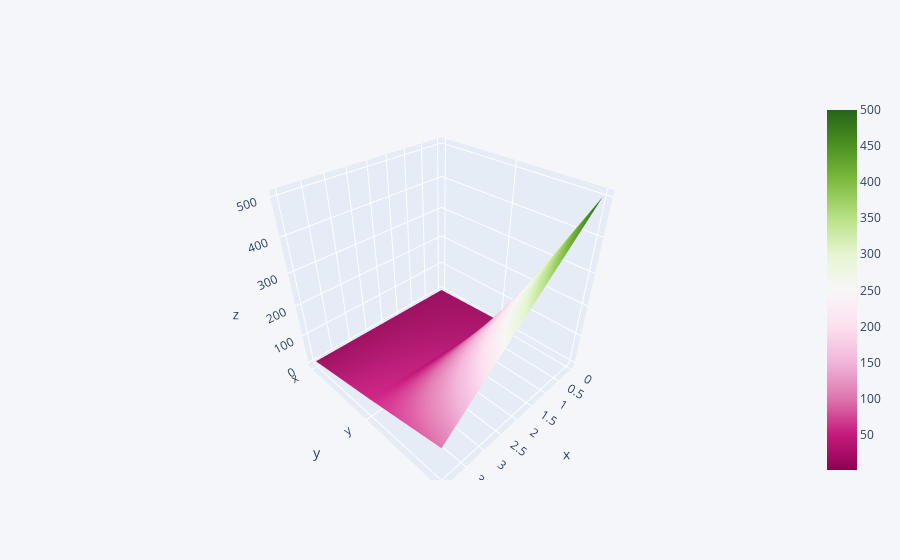

Notebook code for this chart:
### Code cell
df3.iplot(kind="surface",colorscale="piyg")

### Figure 1 — Plotly figure (JSON) as saved in the notebook; plotly's stock layout.template omitted (floating-point values rounded to 4 significant figures)
{"data": [{"colorscale": [[0, "rgb(142,1,82)"], [0.1, "rgb(197,27,125)"], [0.2, "rgb(222,119,174)"], [0.3, "rgb(241,182,218)"], [0.4, "rgb(253,224,239)"], [0.5, "rgb(247,247,247)"], [0.6, "rgb(230,245,208)"], [0.7, "rgb(184,225,134)"], [0.8, "rgb(127,188,65)"], [0.9, "rgb(77,146,33)"], [1, "rgb(39,100,25)"]], "type": "surface", "x": [0, 1, 2, 3, 4], "y": ["x", "y", "z"], "z": [[1, 2, 3, 4, 5], [10, 20, 30, 40, 50], [500, 400, 300, 200, 100]]}], "layout": {"legend": {"bgcolor": "#F5F6F9", "font": {"color": "#4D5663"}}, "paper_bgcolor": "#F5F6F9", "plot_bgcolor": "#F5F6F9", "title": {"font": {"color": "#4D5663"}}, "xaxis": {"gridcolor": "#E1E5ED", "showgrid": true, "tickfont": {"color": "#4D5663"}, "title": {"font": {"color": "#4D5663"}, "text": ""}, "zerolinecolor": "#E1E5ED"}, "yaxis": {"gridcolor": "#E1E5ED", "showgrid": true, "tickfont": {"color": "#4D5663"}, "title": {"font": {"color": "#4D5663"}, "text": ""}, "zerolinecolor": "#E1E5ED"}}}
